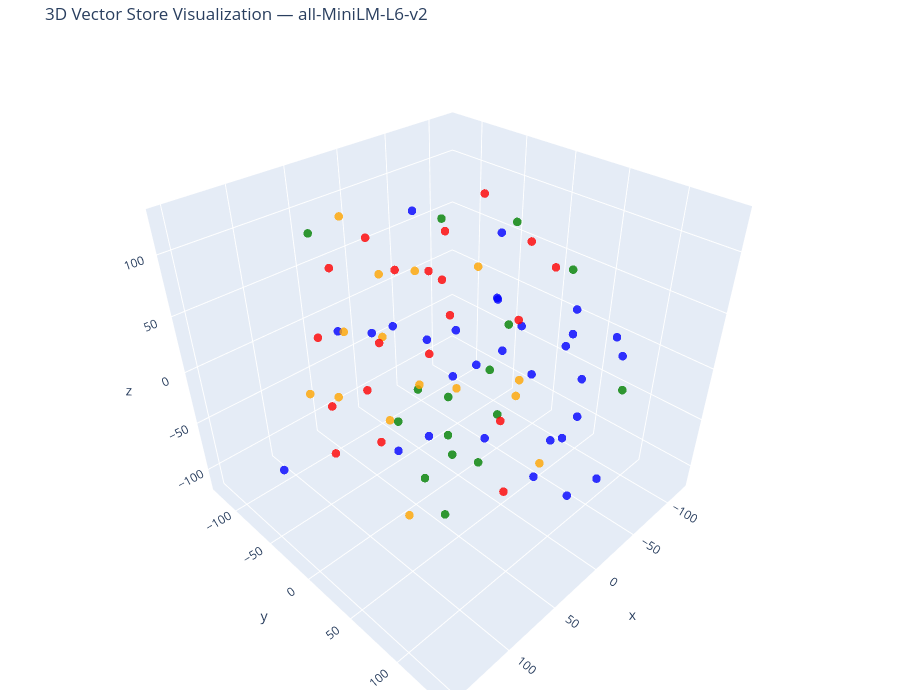
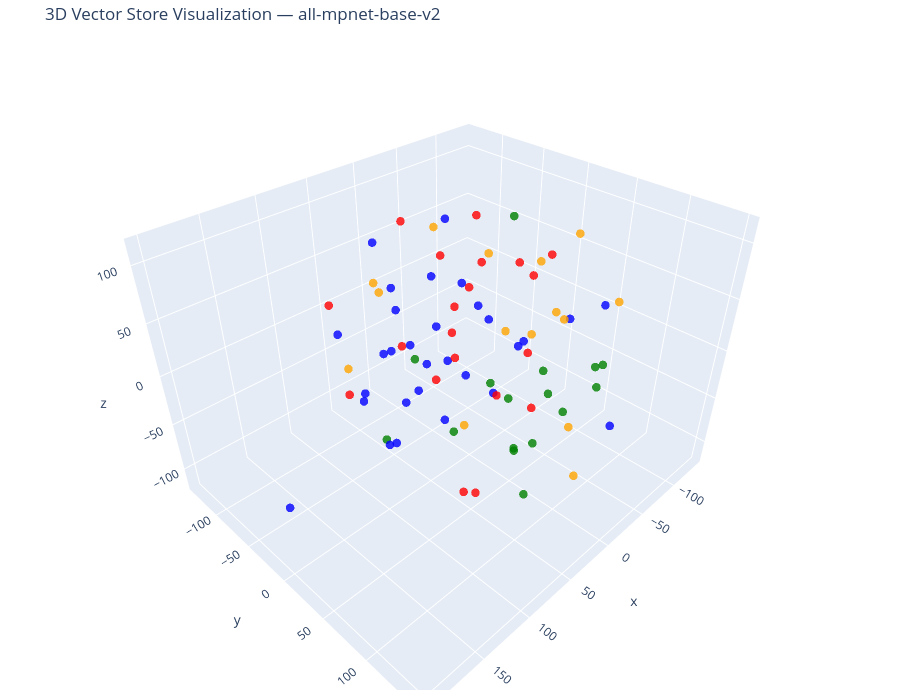
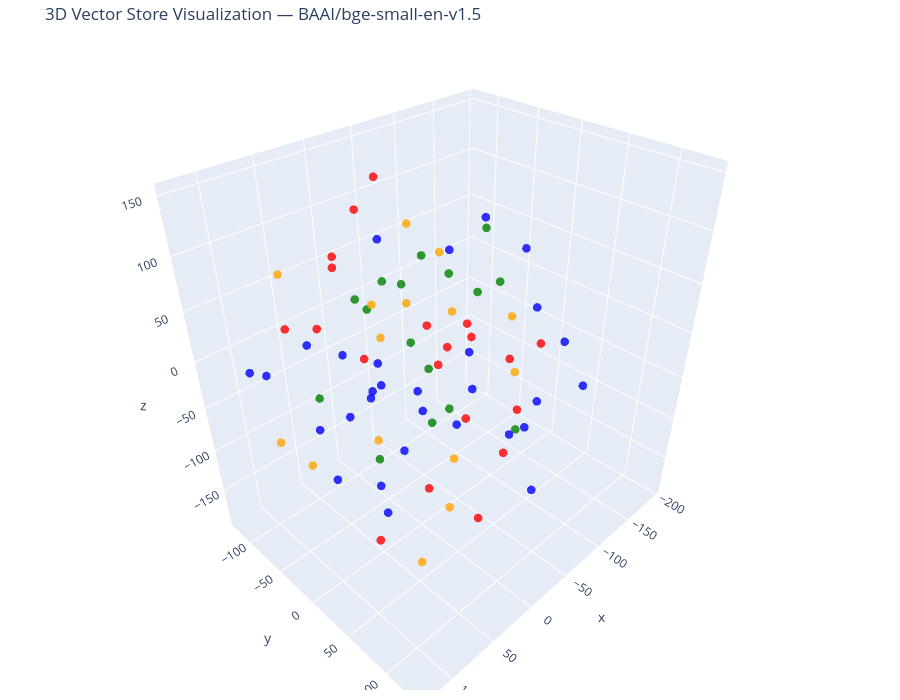
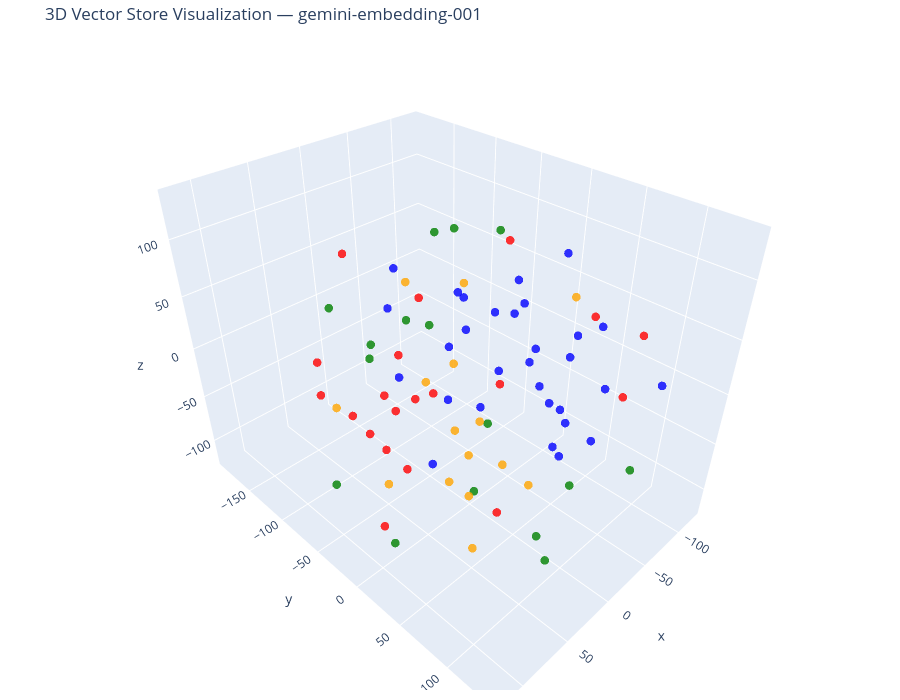

These figures' notebook cell, in order:
### Code cell
for model_name, data in viz_data.items():
    tsne = TSNE(n_components=3, random_state=42)
    reduced_vectors = tsne.fit_transform(data['vectors'])

    fig = go.Figure(data=[go.Scatter3d(
        x=reduced_vectors[:, 0],
        y=reduced_vectors[:, 1],
        z=reduced_vectors[:, 2],
        mode='markers',
        marker=dict(size=5, color=data['colors'], opacity=0.8),
        text=[f"Type: {t}<br>Text: {d[:100]}..." for t, d in zip(data['doc_types'], data['documents'])],
        hoverinfo='text'
    )])

    fig.update_layout(
        title=f'3D Vector Store Visualization — {model_name}',
        scene=dict(xaxis_title='x', yaxis_title='y', zaxis_title='z'),
        width=900,
        height=700,
        margin=dict(r=10, b=10, l=10, t=40)
    )

    fig.show()
